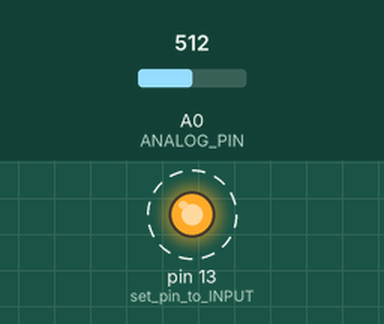
This sketch was run on a simulated Arduino Uno, built with avr-gcc and run on an emulated ATmega328P. Parts: output pins drawn as LEDs (lit = HIGH). Dashed ring = blinking. Inputs (shaded band) come from the test bench; at power-on: A0 (ANALOG_PIN) = 512. What the sketch prints to the serial monitor is not drawn.

Above: at 0.2 s.
1.3 s: A0 (ANALOG_PIN) set to 716
3.2 s: A0 (ANALOG_PIN) set to 900
Timing chart, 0 to 10.9 s (numbered marks = the images above; inputs shaded):
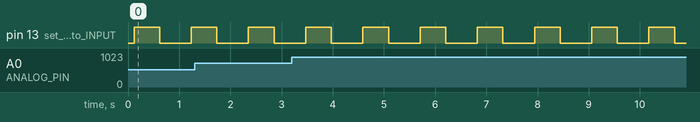

Measured:
- by itself, pin 13 (set_pin_to_INPUT): alternates HIGH for 0.50 s and LOW for 0.62 s

The sketch:

Uno_Builtin_LED_Interface.ino
```cpp
/* Builtin LED Photodetector Test (LED can still be used)
 *
 * Connect LED Pin D13 to Analog Input Pin A0.
 *
 * This code allows to use the LED additionally e.g. as a button.
 *
 * see also https://playground.arduino.cc/Learning/LEDSensor
 * (from PJON AnalogSampling, see also https://github.com/gioblu/PJON/issues/222)
 *
 * Caution: This is a weak signal (high impedance) measurement.
 *          This means is is very sensitive to distortions like
 *          e.g. touching the wire (even if it is isolated).
 *
 * 2018: New Nano bootloader uses 115200 upload baudrate but
 *       IDE <= 1.8.5 have 57600 configured. Select "Uno" board
 *       to workaround as it has 115200 configured.
 * 2018: New Micro bootloader conflicts under linux with
 *       `modemmanager` thus remove it using:
 *       $ sudo apt-get remove modemmanager
 *       After this change it is possible to upload using same
 *       scheme as for Yun (thus may be add 2341:8037 and 2341:0037
 *       to VM as USB devices) - BUT ONCE ONLY during that upload
 *       the Micro changed name from 'Srl' to 'LLC' and now the
 *       bootloader does not react anymore - just serial output
 *       comes and messes up with avrdude...! Broken bootloader...?
 *       Fix:
 *       - use Uno/Nano as ISP with "ArduinoISP" example sketch
 *       - connect as follows:
 *         https://microtherion.github.io/ScratchMonkey/v1/Connection.html
 *         http://pinoutguide.com/Electronics/arduino_micro_pinout.shtml
 *         Uno / Nano    Micro ICSP    Arduino Micro
 *          Pin  13       Pin 3              -USB-
 *          Pin  12       Pin 1              |   |
 *          Pin  11       Pin 4              |12 |
 *          Pin  10       Pin 5         ICSP |34 |
 *          Pin  5V       Pin 2         pins |56 |
 *          Pin GND       Pin 6              -----
 *       - select as programmer "Arduino as ISP",
 *                as board "Arduino/Genuino Micro" and
 *                as port e.g. "/dev/ttyACM0"
 *       - run Tools > Burn Bootloader (on issues reset both)
 */

// These constants won't change. They're used to give names to the pins used:
#define ANALOG_PIN  A0  // Analog input pin that the potentiometer is attached to

/* Read brightness/illumination voltage from builtin LED.
 *
 * mode: DEFAULT  - auto-select proper range
 *       INTERNAL - low brightness mode (high sensitivity)
 *
 * When it returns the BUILTIN LED pin is set to INPUT
 * and analogReference to DEFAULT (5V).
 */
float readBrightness(int mode = DEFAULT)
{
  long value = 0;
  analogReference(mode);
  pinMode(LED_BUILTIN, INPUT);
  delay(10);
  analogRead(ANALOG_PIN);  // dump first reading
  for(int i = 0; i < 1000; ++i) {
    value += analogRead(ANALOG_PIN);
  }
  switch(mode) {
  case INTERNAL:
    analogReference(DEFAULT);
    return (value / 1000. * (1.1/5.));
    break;
  default:
    //if((mode == DEFAULT) && (value < (150L * 1000L))) {
    if(value < (190L * 1000L)) {
      //return readBrightness(INTERNAL) * -1.;  // debug
      return readBrightness(INTERNAL);
    }
    return (value / 1000.);
    break;
  }
}

bool isBright()
{
  //return (readBrightness(INTERNAL) > 150.);  // max. ~219
  return (readBrightness(INTERNAL) > 190.);  // max. ~219
}

void setup()
{
  // initialize serial communications at 9600 bps:
  Serial.begin(9600);
  /*while (!Serial) {
    ; // wait for serial port to connect. Needed for native USB port only
  }*/

  // put your setup code here, to run once:
  pinMode(LED_BUILTIN, INPUT);
  analogReference(DEFAULT);
}

void loop()
{
  // read the brightness from analog in
  Serial.println(readBrightness());
//  Serial.println(isBright());

  // the LED can still be used for blinking e.g.
  // 1. when the blinking sequence ends with LOW; set the
  //    pin to INPUT again and add a delay (otherwise
  //    reading brightness gets distorted)
  // 2. when the blinking sequence ends with HIGH; no need
  //    to set the pin to INPUT but adding a delay does help
  pinMode(LED_BUILTIN, OUTPUT);
  digitalWrite(LED_BUILTIN, HIGH);
  delay(500);
  digitalWrite(LED_BUILTIN, LOW);
  pinMode(LED_BUILTIN, INPUT);      // set pin to INPUT (when ending on LOW)
  delay(500);                       // allow LED to settle
}
```
